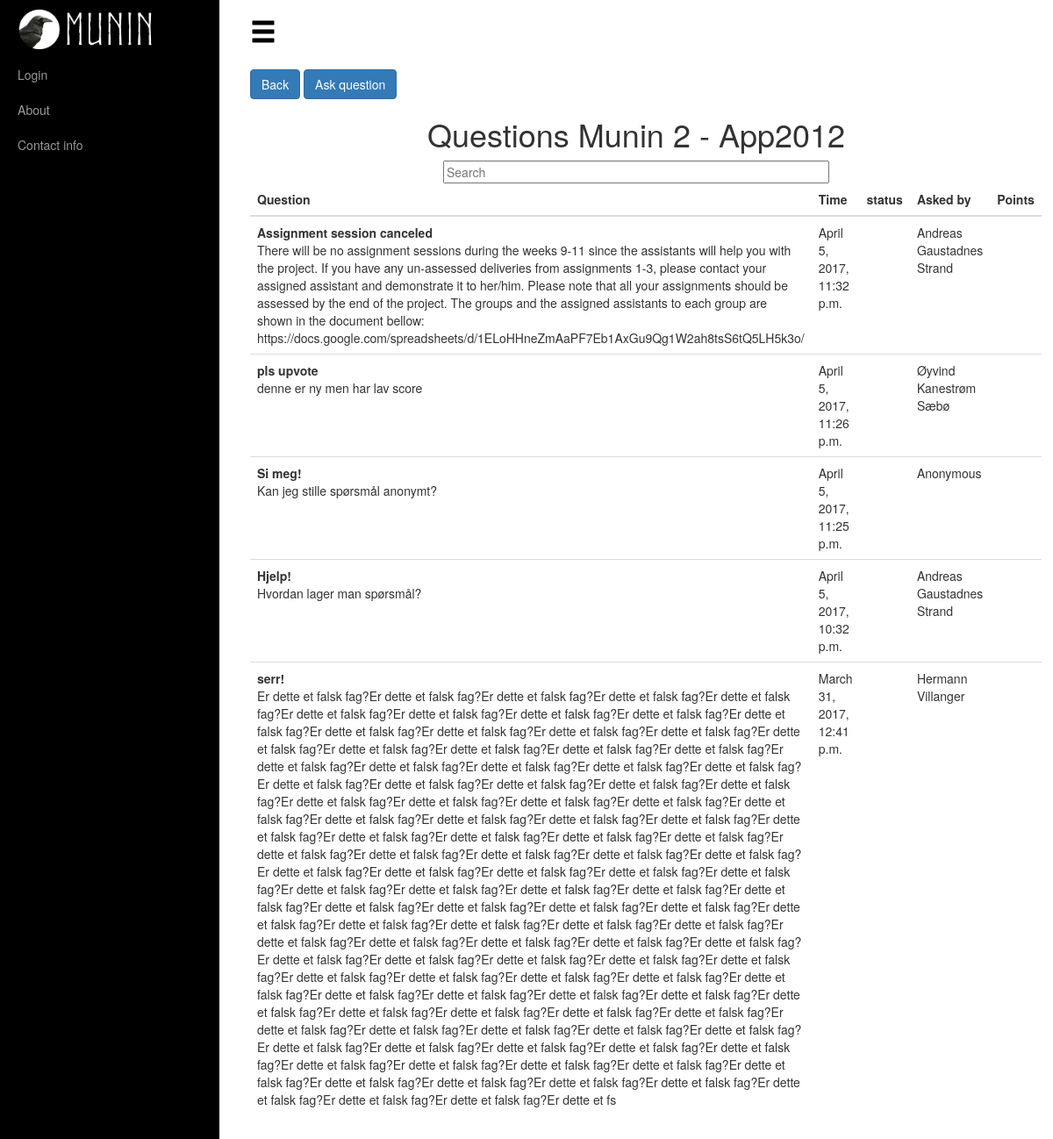
Page /subjects/1/questions/ on the earlier database version.
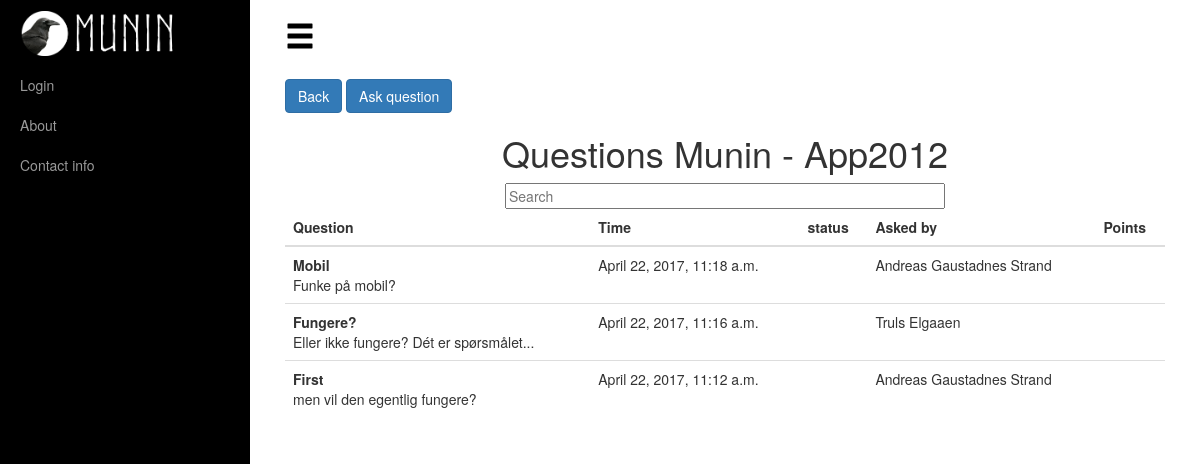
Same page on the later database version.
### apps/courses/models.py (models this page shows, shortened)
class Course(models.Model):
    name = models.CharField(max_length=50)
    course_id = models.CharField(max_length=7)
    lecturer = models.ForeignKey(User)
    YEAR_CHOICES = []
    for r in range(2000, (datetime.datetime.now().year + 2)):
        YEAR_CHOICES.append((r, r))
    year = models.IntegerField(choices=YEAR_CHOICES)
    about = models.TextField(blank=True)
    examDate = models.DateField(blank=True, null=True)

### apps/questions/models.py (models this page shows, shortened)
class Question(VoteModel, models.Model):
    title = models.CharField(max_length=50)
    text = models.CharField(max_length=2500)
    user = models.ForeignKey(User, null=True, blank=True)
    course = models.ForeignKey(Course)
    timestamp = models.DateTimeField(default=datetime.datetime.now())

### apps/registration/models.py (models this page shows, shortened)
class User(AbstractUser):
    middle_name = models.CharField(max_length=50, blank=True)
    ROLES = (
        ('S', 'Student'),
        ('P', 'Professor'),
        ('A', 'Admin'),
    )
    role = models.CharField(max_length=1, null=True, choices=ROLES, default='S')
    image = models.ImageField(upload_to=user_folder, default='placeholder-profile.jpg')
    school = models.ForeignKey(School, null=True)
    def get_full_name(self):
        if self.middle_name:
            if self.first_name == '':
                first_name = self.middle_name
            else:
                first_name = self.first_name + ' ' + self.middle_name
        else:
            first_name = self.first_name
        if first_name == '' and self.last_name == '':
            return self.username
        if self.last_name == '':
            return first_name
        if first_name == '':
            return self.last_name
        return first_name + ' ' + self.last_name

### apps/questions/views.py (the view)
# urls.py: url(r'^subjects/(?P<pk>[0-9]+)/questions/$', subject_questions, name="subject_questions"),
def subject_questions(request, pk):
    course = get_object_or_404(Course, pk=pk)
    question_list = Question.objects.filter(course=course).order_by('-timestamp')
    return render(request, 'staticpages/../../templates/questions/subject_questions.html',
                  {'subject': course, 'questions': question_list})

### templates/questions/subject_questions.html (shortened to what this page needs)
{% extends 'base.html' %}
{% block content %}
    <div class="align-left" style="padding-top: 25px">
        <input class="btn btn-primary" type=button value="Back" onClick="history.go(-1);">
        <a style="" id="" href="ask" class="btn btn-primary">Ask question</a>
    </div>
    <h1 class="text-center"> Questions {{ subject.name }} - {{ subject.course_id }}</h1>
    <div class="center-block">
        <div id="users">
            <div class="text-center">
                <input style="width: 50%" class="search" placeholder="Search" />
            </div>
            <table class="table table-responsive table-hover">
                <thead>
                    <tr>
                        <th>Question</th>
                        <th>Time</th>
                        <th>status</th>
                        <th>Asked by</th>
                        <th>Points</th>
                    </tr>
                </thead>
                <tbody class="list">
                    {% for question in questions %}
                    <tr class='clickable-row' data-href="/course/question/{{ question.pk }}">
                        <td class="id"><strong>{{ question.title }}</strong><br>{{ question.text }}</td>
                        <td class="name">{{ question.timestamp }}</td>
                        <td>{{ question_get_answers }}</td>
                        <td class="user">
                            {% if question.user %}
                                {{ question.user.get_full_name }}
                            {% else %}
                                Anonymous
                            {% endif %}
                        </td>
                        <td>{{ question.vote_score }}</td>
                    </tr>
                {% endfor %}
                </tbody>
            </table>
        </div>
    </div>
{% endblock %}

### templates/base.html (shortened to what this page needs)
{% load static %}
<!DOCTYPE html>
<html lang="en">
<head>
    <link rel="stylesheet" type="text/css" href="{% static "lib/css/bootstrap.css" %}">
    <link rel="stylesheet" type="text/css" href="{% static "lib/css/bootstrap.min.css" %}">
    <link rel="stylesheet" type="text/css" href="{% static "lib/css/simple-sidebar.css" %}">
    <link rel="stylesheet" type="text/css" href="{% static "css/main.css" %}">
</head>
<body>
    <div id="wrapper">
        {% include 'sidebar.html' %}
        <div id="page-content-wrapper">
          <div class="container-fluid">
                <a href="#menu-toggle" id="menu-toggle">
                    <span style="color: #000000; font-size: 30px" class="glyphicon glyphicon-menu-hamburger" aria-hidden="true"></span>
                </a>
            {% block content %}
            {% endblock content %}
        </div>
</body>
</html>

### templates/sidebar.html (shortened to what this page needs)
{% load static %}
<div id="sidebar-wrapper">
    <ul class="sidebar-nav">
        <li class="sidebar-brand">
            <a href="{% url 'home' %}">
                <img src="{% static "images/munin_mainlogo.png" %}" style="height:65px; padding-bottom: 10px; padding-top: 10px">
            </a>
        </li>
        {% if not request.user.is_authenticated %}
            <li>
                <a href="{% url 'auth_login' %}">Login</a>
            </li>
        {% endif %}
        <li>
            <a href="{% url 'about' %}">About</a>
        </li>
        <li>
            <a href="{% url 'contact' %}">Contact info</a>
        </li>
    </ul>
</div>

### templates/questions/subject_questions.html (style rules this page uses)
.clickable-row { cursor: pointer; }

Differences in the rows shown:
removed Question: title "Assignment session canceled", text "There will be no assignment sessions during the weeks 9-11 since the assistants will help you with the project. If you have any un-assessed deliveries from assignments 1-3, please contact your assigned assistant and demonstrate it to her/him. Please note that all your assignments should be assessed by the end of the project. The groups and the assigned assistants to each group are shown in the document bellow: https://docs.google.com/spreadsheets/d/1ELoHHneZmAaPF7Eb1AxGu9Qg1W2ah8tsS6tQ5LH5k3o/", timestamp "April 5, 2017, 11:32 p.m.", user.get_full_name "Andreas Gaustadnes Strand"
removed Question: title "pls upvote", text "denne er ny men har lav score", timestamp "April 5, 2017, 11:26 p.m.", user.get_full_name "Øyvind Kanestrøm Sæbø"
removed Question: title "Si meg!", text "Kan jeg stille spørsmål anonymt?", timestamp "April 5, 2017, 11:25 p.m.", shows "Anonymous"
removed Question: title "Hjelp!", text "Hvordan lager man spørsmål?", timestamp "April 5, 2017, 10:32 p.m.", user.get_full_name "Andreas Gaustadnes Strand"
removed Question: title "serr!", text "Er dette et falsk fag?Er dette et falsk fag?Er dette et falsk fag?Er dette et falsk fag?Er dette et falsk fag?Er dette et falsk fag?Er dette et falsk fag?Er dette et falsk fag?Er dette et falsk fag?Er dette et falsk fag?Er dette et falsk fag?Er dette et falsk fag?Er dette et falsk fag?Er dette et falsk fag?Er dette et falsk fag?Er dette et falsk fag?Er dette et falsk fag?Er dette et falsk fag?Er dette et falsk fag?Er dette et falsk fag?Er dette et falsk fag?Er dette et falsk fag?Er dette et falsk fag?Er dette et falsk fag?Er dette et falsk fag?Er dette et falsk fag?Er dette et falsk fag?Er dette et falsk fag?Er dette et falsk fag?Er dette et falsk fag?Er dette et falsk fag?Er dette et falsk…", timestamp "March 31, 2017, 12:41 p.m.", user.get_full_name "Hermann Villanger"
changed Course "App2012": name "Munin 2" → "Munin"
added Question: title "Mobil", text "Funke på mobil?", timestamp "April 22, 2017, 11:18 a.m.", user.get_full_name "Andreas Gaustadnes Strand"
added Question: title "Fungere?", text "Eller ikke fungere? Dét er spørsmålet...", timestamp "April 22, 2017, 11:16 a.m.", user.get_full_name "Truls Elgaaen"
added Question: title "First", text "men vil den egentlig fungere?", timestamp "April 22, 2017, 11:12 a.m.", user.get_full_name "Andreas Gaustadnes Strand"
